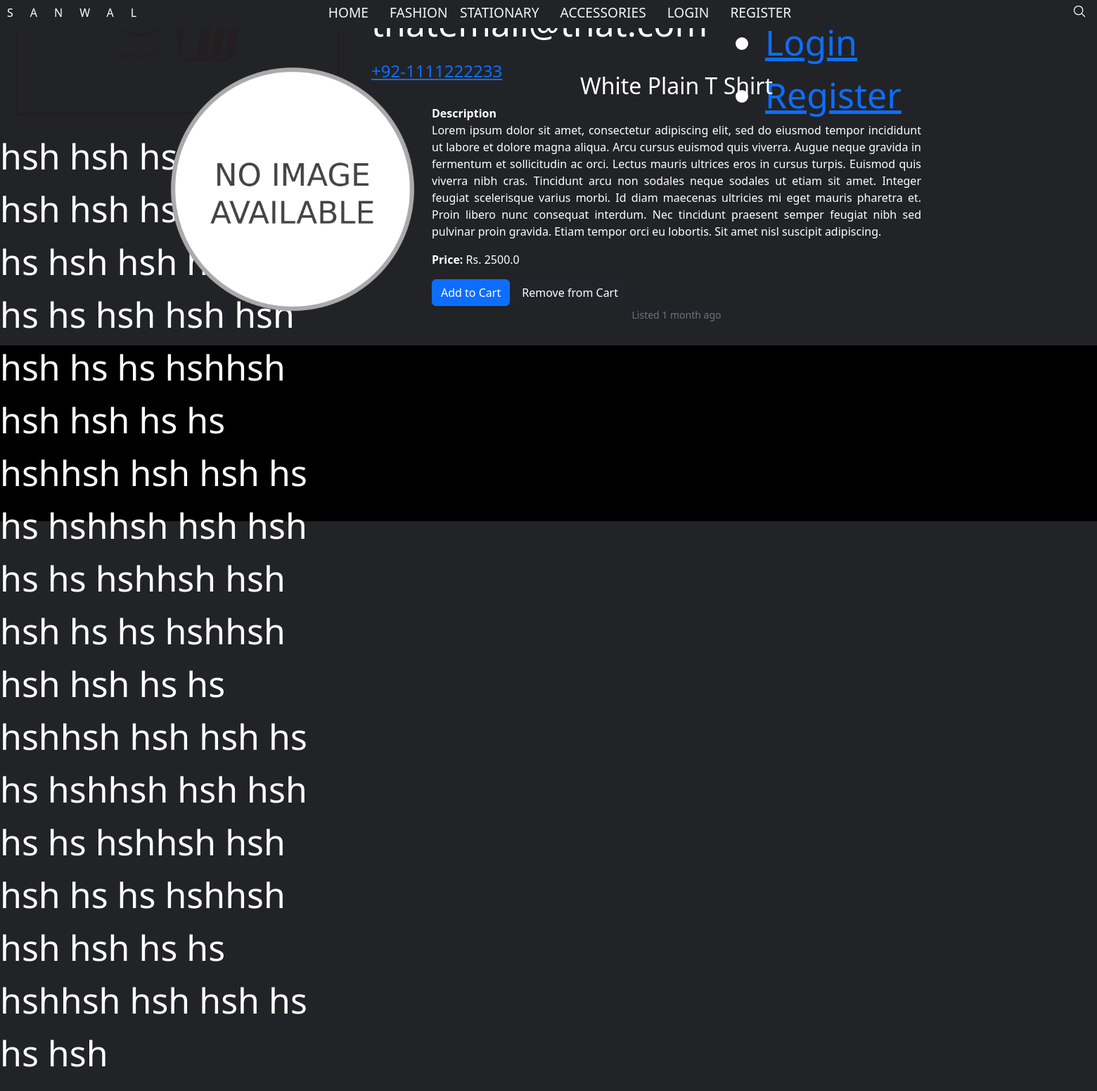
Page /product/test-product-1 on the committed database.
### ecommerce/models.py (models this page shows, shortened)
class Product (models.Model):
	title = models.CharField(max_length=124)
	price = models.FloatField()
	discount_price = models.FloatField(blank=True, null=True)
	description = models.TextField(blank=True)
	type = models.ForeignKey(Type, on_delete=models.CASCADE, related_name="productType")
	category = models.ForeignKey(Category, on_delete=models.CASCADE, blank=True, null=True, related_name="productCategory")
	material = models.ForeignKey(Material, on_delete=models.CASCADE, blank=True, null=True, related_name="productMaterial")
	time_created = models.DateTimeField(auto_now_add=True)
	slug = models.SlugField(editable=False)
	def get_add_to_cart_url(self):
		return reverse('add-to-cart', kwargs={
			'slug': self.slug
		})
	def get_remove_from_cart_url(self):
		return reverse('remove-from-cart', kwargs={
			'slug': self.slug
		})

### ecommerce/views.py (the view)
# urls.py: path('product/<slug>', views.ItemDetailView.as_view() , name='product'),
class ItemDetailView (DetailView):
    model = Product
    template_name = 'ecommerce/product.html'

### ecommerce/templates/ecommerce/product.html (shortened to what this page needs)
{% extends 'ecommerce/layout.html' %}
{% load static %}
{% block body %}
	<article class="product">
		<div class="card mb-3" style="max-width: 70%;">
			<div class="row g-0">
			  <div class="col-md-4">
				<img src="{% static 'ecommerce\imgs\products\No_image_available.png' %}" class="card-img-top" alt="...">
			  </div>
			  <div class="col-md-8">
				<div class="card-body">
					<h2 class="card-title text-center">{{ object.title | title }} </h2>
					<p class="card-text"><strong>Description</strong><br>{{ object.description }}</p>
					{% if object.discount_price %}
						<p class="card-text"><del>Rs. {{ object.price }}</del> Rs. {{ object.discount_price }}</p>
					{% else %}
						<p class="card-text"><strong>Price: </strong>Rs. {{ object.price }}</p>
					{% endif %}
					<a href="{{ object.get_add_to_cart_url }}" class="btn btn-primary">Add to Cart</a>
					<a href="{{ object.get_remove_from_cart_url }}" class="btn btn-dark">Remove from Cart</a>
					<p class="card-text text-center"><small class="text-muted">Listed {{ object.time_created | timesince }} ago</small></p>
				</div>
			  </div>
			</div>
		  </div>
	</article>
{% endblock %}

### ecommerce/static/ecommerce/css/styles.css (style rules this page uses)
* { margin: 0; box-sizing: border-box; }
#body { overflow-x: hidden; background: #222327; color: white; }

### ecommerce/static/ecommerce/css/cards.css (style rules this page uses)
.product .card { background: none; border: none; margin: auto; margin-top: 3%; }
.product .card .card-body { text-align: justify; }

### rows in the picture
Product: title "White Plain T Shirt", description "Lorem ipsum dolor sit amet, consectetur adipiscing elit, sed do eiusmod tempor incididunt ut labore et dolore magna aliqua. Arcu cursus euismod quis viverra. Augue neque gravida in fermentum et sollicitudin ac orci. Lectus mauris ultrices eros in cursus turpis. Euismod quis viverra nibh cras. Tincidunt arcu non sodales neque sodales ut etiam sit amet. Integer feugiat scelerisque varius morbi. Id diam maecenas ultricies mi eget mauris pharetra et. Proin libero nunc consequat interdum. Nec tincidunt praesent semper feugiat nibh sed pulvinar proin gravida. Etiam tempor orci eu lobortis. Sit amet nisl suscipit adipiscing.", price "2500.0", time_created "1 month"
